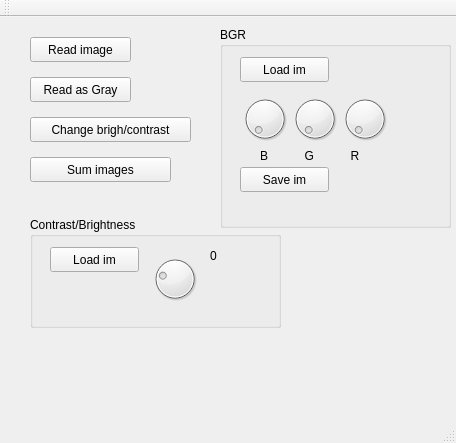
<?xml version="1.0" encoding="UTF-8"?>
<ui version="4.0">
 <class>MainWindow</class>
 <widget class="QMainWindow" name="MainWindow">
  <property name="geometry">
   <rect>
    <x>0</x>
    <y>0</y>
    <width>456</width>
    <height>443</height>
   </rect>
  </property>
  <property name="windowTitle">
   <string>MainWindow</string>
  </property>
  <widget class="QWidget" name="centralWidget">
   <widget class="QPushButton" name="pushButton_readim">
    <property name="geometry">
     <rect>
      <x>30</x>
      <y>20</y>
      <width>101</width>
      <height>25</height>
     </rect>
    </property>
    <property name="text">
     <string>Read image</string>
    </property>
   </widget>
   <widget class="QPushButton" name="pushButton_readasgray">
    <property name="geometry">
     <rect>
      <x>30</x>
      <y>60</y>
      <width>101</width>
      <height>25</height>
     </rect>
    </property>
    <property name="text">
     <string>Read as Gray</string>
    </property>
   </widget>
   <widget class="QPushButton" name="pushButton_chng_bch">
    <property name="geometry">
     <rect>
      <x>30</x>
      <y>100</y>
      <width>161</width>
      <height>25</height>
     </rect>
    </property>
    <property name="text">
     <string>Change brigh/contrast</string>
    </property>
   </widget>
   <widget class="QPushButton" name="pushButton_sum_im">
    <property name="geometry">
     <rect>
      <x>30</x>
      <y>140</y>
      <width>141</width>
      <height>25</height>
     </rect>
    </property>
    <property name="text">
     <string>Sum images</string>
    </property>
   </widget>
   <widget class="QGroupBox" name="groupBox">
    <property name="geometry">
     <rect>
      <x>220</x>
      <y>10</y>
      <width>231</width>
      <height>201</height>
     </rect>
    </property>
    <property name="title">
     <string>BGR</string>
    </property>
    <widget class="QPushButton" name="pushButton_load_thr">
     <property name="geometry">
      <rect>
       <x>20</x>
       <y>30</y>
       <width>89</width>
       <height>25</height>
      </rect>
     </property>
     <property name="text">
      <string>Load im</string>
     </property>
    </widget>
    <widget class="QDial" name="dial_b">
     <property name="geometry">
      <rect>
       <x>20</x>
       <y>60</y>
       <width>50</width>
       <height>64</height>
      </rect>
     </property>
     <property name="maximum">
      <number>255</number>
     </property>
    </widget>
    <widget class="QDial" name="dial_g">
     <property name="geometry">
      <rect>
       <x>70</x>
       <y>60</y>
       <width>50</width>
       <height>64</height>
      </rect>
     </property>
     <property name="maximum">
      <number>255</number>
     </property>
    </widget>
    <widget class="QDial" name="dial_r">
     <property name="geometry">
      <rect>
       <x>120</x>
       <y>60</y>
       <width>50</width>
       <height>64</height>
      </rect>
     </property>
     <property name="maximum">
      <number>255</number>
     </property>
    </widget>
    <widget class="QPushButton" name="pushButton_2">
     <property name="geometry">
      <rect>
       <x>20</x>
       <y>140</y>
       <width>89</width>
       <height>25</height>
      </rect>
     </property>
     <property name="text">
      <string>Save im</string>
     </property>
    </widget>
    <widget class="QLabel" name="label">
     <property name="geometry">
      <rect>
       <x>40</x>
       <y>120</y>
       <width>111</width>
       <height>17</height>
      </rect>
     </property>
     <property name="text">
      <string>B           G           R</string>
     </property>
    </widget>
   </widget>
   <widget class="QGroupBox" name="groupBox_2">
    <property name="geometry">
     <rect>
      <x>30</x>
      <y>200</y>
      <width>251</width>
      <height>111</height>
     </rect>
    </property>
    <property name="title">
     <string>Contrast/Brightness</string>
    </property>
    <widget class="QPushButton" name="pushButton">
     <property name="geometry">
      <rect>
       <x>20</x>
       <y>30</y>
       <width>89</width>
       <height>25</height>
      </rect>
     </property>
     <property name="text">
      <string>Load im</string>
     </property>
    </widget>
    <widget class="QDial" name="dial_contrast">
     <property name="geometry">
      <rect>
       <x>120</x>
       <y>30</y>
       <width>50</width>
       <height>64</height>
      </rect>
     </property>
     <property name="maximum">
      <number>255</number>
     </property>
     <property name="value">
      <number>64</number>
     </property>
    </widget>
    <widget class="QLabel" name="label_contrast">
     <property name="geometry">
      <rect>
       <x>180</x>
       <y>30</y>
       <width>67</width>
       <height>17</height>
      </rect>
     </property>
     <property name="text">
      <string>0</string>
     </property>
    </widget>
   </widget>
  </widget>
  <widget class="QMenuBar" name="menuBar">
   <property name="geometry">
    <rect>
     <x>0</x>
     <y>0</y>
     <width>456</width>
     <height>22</height>
    </rect>
   </property>
  </widget>
  <widget class="QToolBar" name="mainToolBar">
   <attribute name="toolBarArea">
    <enum>TopToolBarArea</enum>
   </attribute>
   <attribute name="toolBarBreak">
    <bool>false</bool>
   </attribute>
  </widget>
  <widget class="QStatusBar" name="statusBar"/>
 </widget>
 <layoutdefault spacing="6" margin="11"/>
 <resources/>
 <connections/>
</ui>
